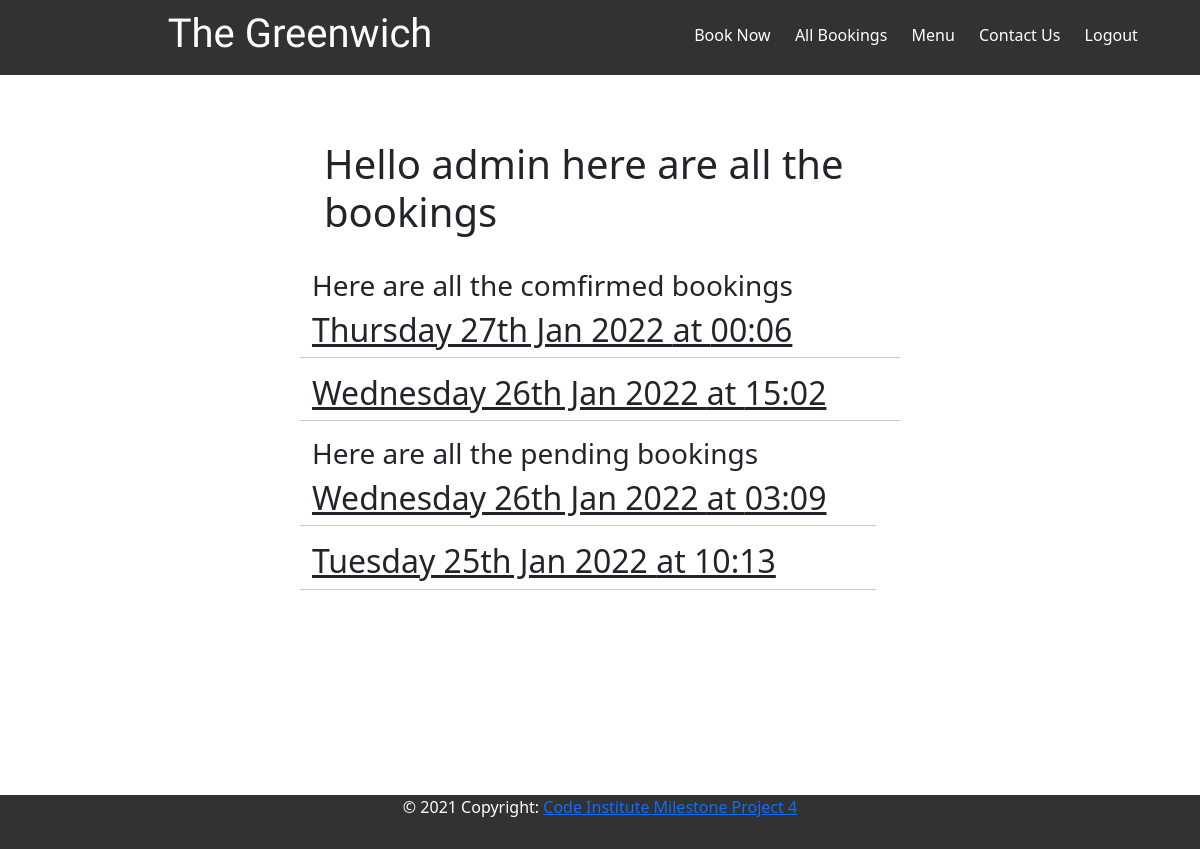
Before: /booking/ (signed in) with the older database file.
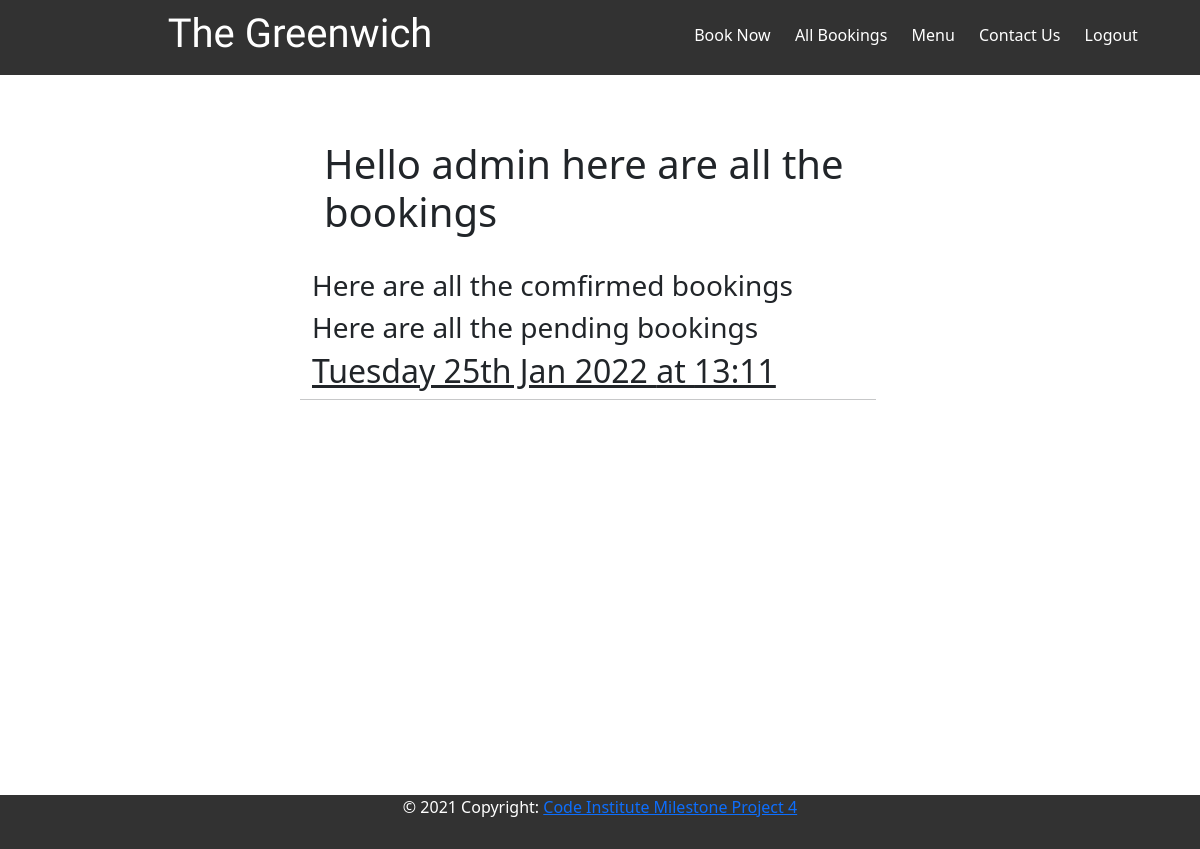
After: the same page with the newer database file.
### booking/models.py (models this page shows)
class Book(models.Model):
    used_id = models.ForeignKey(
        User, on_delete=models.CASCADE, related_name="booking_books",
    )
    booked_time = models.TimeField()
    booked_date = models.DateField()
    menu_type = models.IntegerField(choices=TYPE, default=0)
    created_on = models.DateTimeField(auto_now_add=True)
    updated_on = models.DateTimeField(auto_now=True)
    table_num = models.IntegerField(choices=TABLES, default=0)
    guests_num = models.IntegerField(choices=GUESTS)
    status = models.IntegerField(choices=STATUS, default=0)
    class Meta:
        ordering = ["-created_on"]

### booking/views.py (the view)
# urls.py: path('', views.booking, name='booking'),
def booking(request):
    booked = Book.objects.filter(status=1)
    pending = Book.objects.filter(status=0)
    context = {
        'booked': booked,
        'pending': pending
    }
    return render(request, 'booking/booking.html', context)

### booking/templates/booking/booking.html (shortened to what this page needs)
{% extends "base.html" %}
{% block content %}
  <div class="container" id="bookings_container">
    {% if request.user.is_authenticated %}
      {% if user.username == "admin" %}
        <div class="row description">
          <div class="col">
            <h1>Hello {{ user.username}} here are all the bookings </h1>
          </div>
        </div>
        <div class="row">
          <div class="col">
            <div id="booked">
              <h3>Here are all the comfirmed bookings</h3>
              {% for booking in booked %}
                  <div class="row">
                    <div class="col">
                      <h2 class="title">{{ booking.booked_date|date:'l dS M Y' }} at {{ booking.booked_time|date:'H:i' }}</h2>
                    </div>
                    <hr>
                  </div>
              {% endfor %}
          </div>
        </div>
        <div class="row">
          <div class="col">
            <div id="pending">
              <h3>Here are all the pending bookings</h3>
                {% for pend in pending %}
                    <div class="row">
                      <div class="col">
                        <h2 class="title">{{ pend.booked_date|date:'l dS M Y' }} at {{ pend.booked_time|date:'H:i' }}</h2>
                      </div>
                      <hr>
                    </div>
                  {% endfor %}
            </div>
          </div>
        </div>
      {% endif %}
    {% endif %}
  </div>
{% endblock %}

### templates/base.html (shortened to what this page needs)
{% load static %}
<!DOCTYPE html>
<html lang="en">
<head>
    <link rel="stylesheet" href="https://pro.fontawesome.com/releases/v5.10.0/css/all.css"/>
    <link href="https://cdn.jsdelivr.net/npm/bootstrap@5.0.2/dist/css/bootstrap.min.css" rel="stylesheet">
    <link rel="stylesheet" href="{% static 'css/base.css' %}" type="text/css">
</head>
<body>
    <header>
        <div class="container-fluid">
            <div class="row head_row">
                <div class="col">
                    <a href="{% url 'index' %}" id="logo"><h1>The Greenwich</h1></a>
                </div>
                <div class="col nav_bar">
                    <ul>
                        {% if request.user.is_authenticated %}
                            <li>
                                <a href="{% url 'booknow' %}">Book Now</a>
                            </li>
                            {% if  user.username != "admin" %}
                                <li>
                                    <a href="{% url 'booking' %}">My Bookings</a>
                                </li>
                            {% else %}
                                <li>
                                    <a href="{% url 'booking' %}">All Bookings</a>
                                </li>
                            {% endif %}
                        {% endif %}
                        <li>
                            <a href="{% url 'menu' %}">Menu</a>
                        </li>
                        <li>
                            <a href="{% url 'info' %}">Contact Us</a>
                        </li>
                        {% if request.user.is_authenticated %}
                            <li>
                                <a href="{% url 'account_logout' %}" >Logout</a>
                            </li>
                        {% endif %}
                    </ul>
                </div>
            </div>
        </div>
    </header>
    <section id="base_container">
        {% block content%}{% endblock%}
    </section>
    <footer>
        <div class="container-fluid">
            <div class="row">
                <div class="col">
                        © 2021 Copyright:
                        <a href="#">Code Institute Milestone Project 4</a>
                </div>
            </div>
        </div>
    </footer>
</body>
</html>

### static/css/base.css (style rules this page uses)
* { margin: 0; padding: 0; }
html, body { height:100%; padding:0; margin:0; }
body { min-width: 100vw; overflow-x: hidden; background-image: url('https://res.cloudinary.com/dmgrh8ekr/image/upload/v1642891482/greenwich/pattern_wg14iu.png'); background-size: 600px; }
#logo { font-family: 'Oooh Baby', cursive; color: white; text-decoration: none; }
.container-fluid { justify-content: center; }
.head_row { background-color: #323232; color: white; text-align: center; padding-top: 10px; height: 75px; line-height: 50px; }
.nav_bar ul li { display: inline; margin: 25px 10px 0 10px; }
li { list-style-type: none; }
li a { color: white; text-decoration: none; }
#base_container { min-height: 90vh; width: 100%; display: flex; justify-content: center; align-items: center; }
footer { background-color: #323232; color: white; height: 54px; text-align: center; margin-bottom: 0; }
#bookings_container { background-color: white; width: 50%; min-height: 80vh; }
.description { margin: 25px 0; }
.title { text-decoration: underline; }

Changed rows visible on the page:
removed Book: booked_date "Thursday 27th Jan 2022", booked_time "00:06", shown under "Here are all the comfirmed bookings"
removed Book: booked_date "Wednesday 26th Jan 2022", booked_time "15:02", shown under "Here are all the comfirmed bookings"
removed Book: booked_date "Wednesday 26th Jan 2022", booked_time "03:09", shown under "Here are all the pending bookings"
changed Book: booked_time "10:13" → "13:11"
